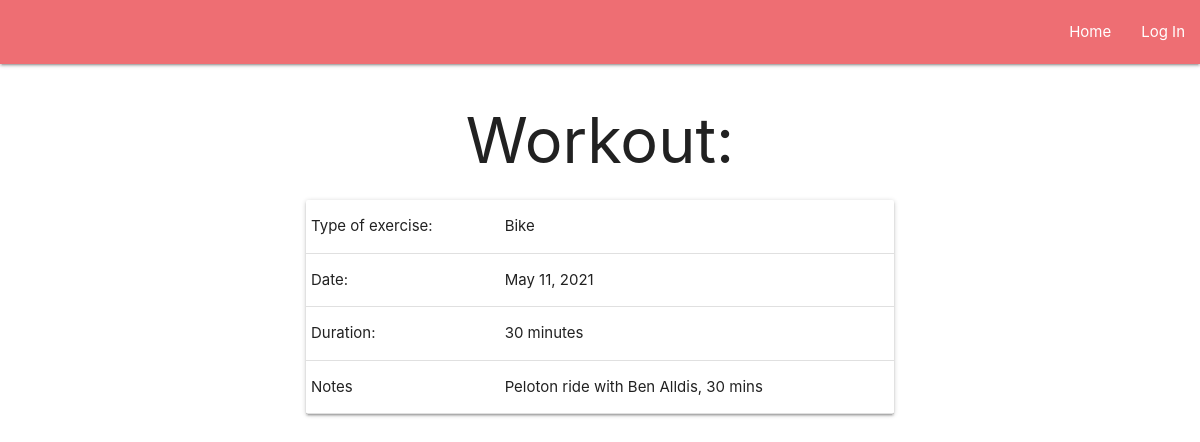
The page /workouts/1 on the database its author committed.
### log_app/models.py (models this page shows)
class Workout(models.Model):
    type_of_exercise = models.CharField(max_length=255)
    duration = models.IntegerField()
    date = models.DateField(blank=True, null=True)
    notes = models.TextField(blank=True)
    user = models.ForeignKey(User, related_name="workouts", on_delete=models.CASCADE)
    created_at = models.DateTimeField(auto_now_add=True)
    updated_at = models.DateTimeField(auto_now=True)
    objects = WorkoutManager()

### log_app/views.py (the view)
# urls.py: path("workouts/<int:workout_id>", views.view_workout),
def view_workout(request, workout_id):
    w = Workout.objects.get(id=workout_id)
    context = {}
    context["workout_type"] = w.type_of_exercise
    context["workout_date"] = datetime.datetime.strftime(w.date, "%b %d, %Y")
    context["workout_duration"] = number_to_hours_minutes(w.duration)
    context["workout_notes"] = w.notes
    return render(request, "workout_detail.html", context)

### log_app/views.py (called while the page is built)
def number_to_hours_minutes(duration):
    output = f"{f'{duration // 60} hour' if duration >= 60 else ''}"
    output += "s " if duration >= 120 else " "
    output += f"{duration % 60} minutes"
    return output.strip()

### log_app/templates/workout_detail.html
{% extends "base.html" %}
{% block main_content %}
    <div class="container">
        <h1 class="center-align">Workout:</h1>
        <div class="card">
            <table class="striped-table">
                <tbody>
                    <tr>
                        <td>Type of exercise:</td>
                        <td>{{workout_type}}</td>
                    </tr>
                    <tr>
                        <td>Date:</td>
                        <td>{{workout_date}}</td>
                    </tr>
                    <tr>
                        <td>Duration:</td>
                        <td>{{workout_duration}}</td>
                    </tr>
                    <tr>
                        <td>Notes</td>
                        <td>{{workout_notes}}</td>
                    </tr>
                </tbody>
            </table>
        </div>
    </div>
{% endblock %}

### rows shown on the page
Workout: type_of_exercise "Bike", date "May 11, 2021", notes "Peloton ride with Ben Alldis, 30 mins"

### other values the page prints
{{ workout_duration }} "30 minutes"
